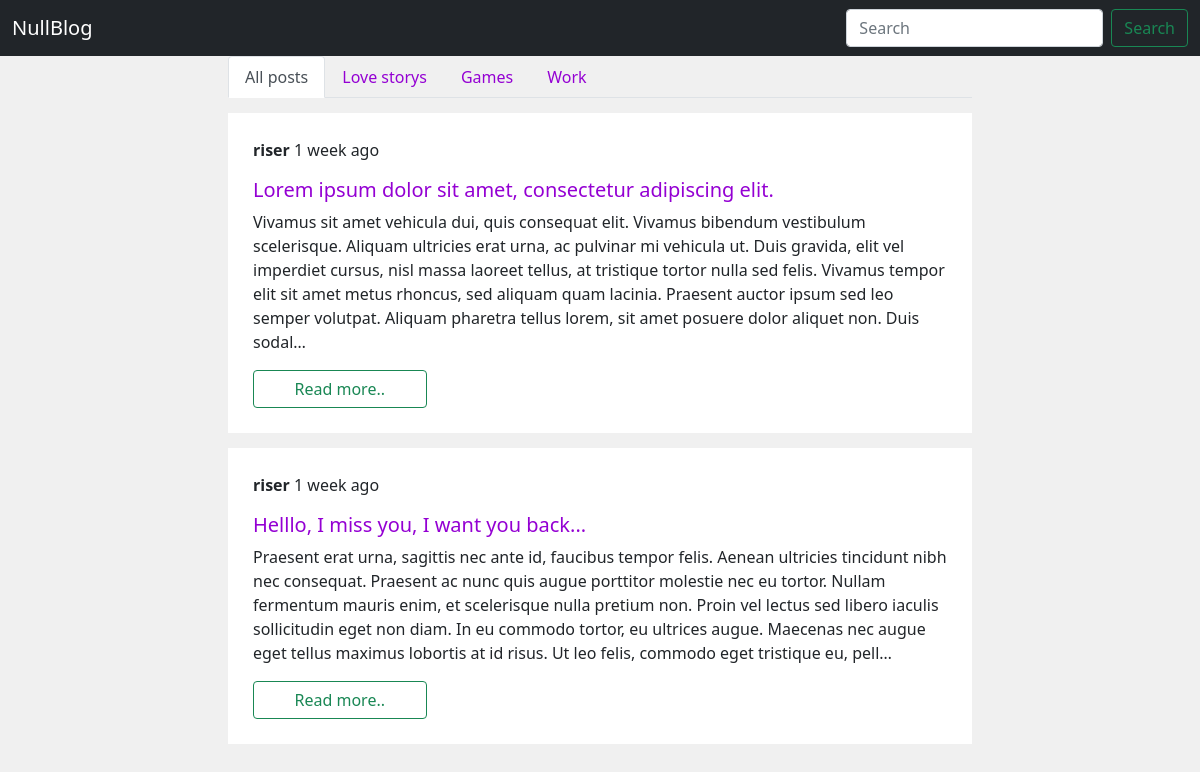
/, run on an earlier commit of the app's database.
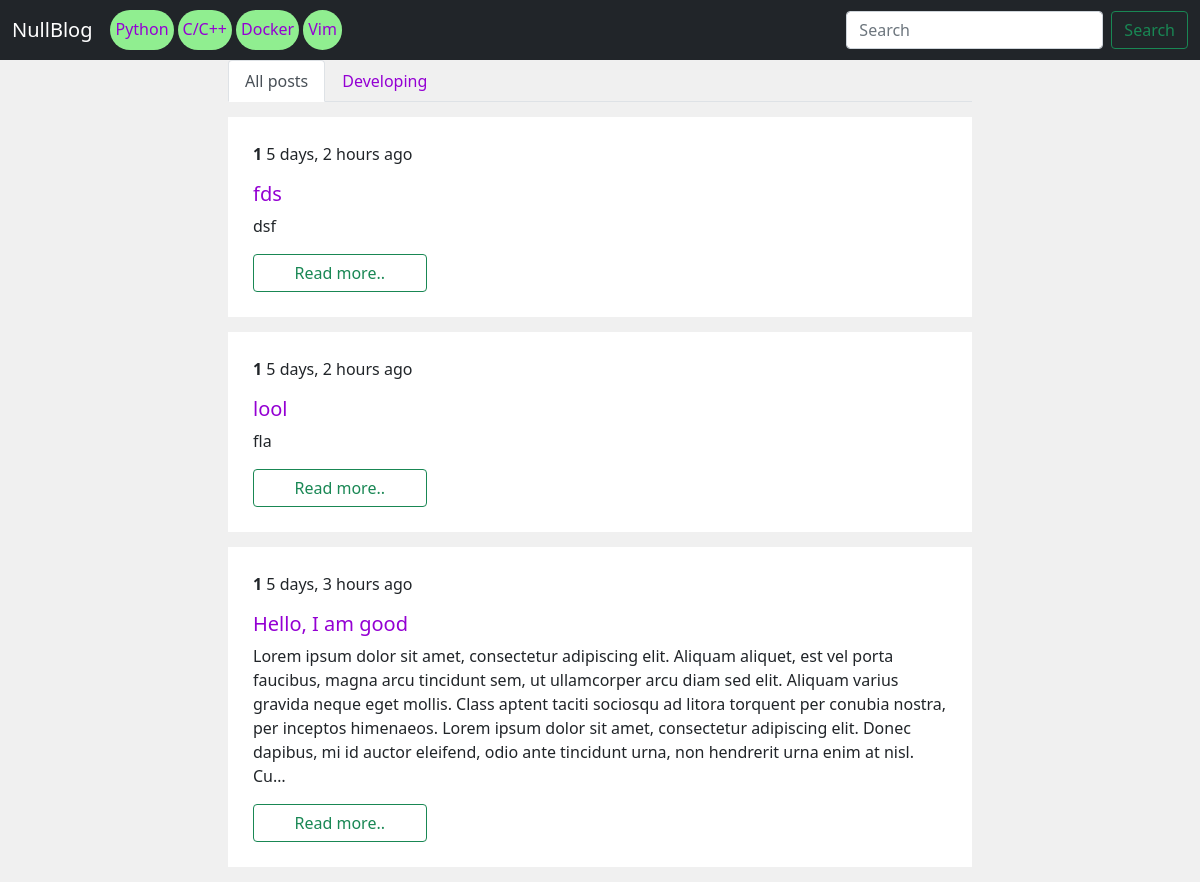
And on a later commit of the database.
### blog/models.py (models this page shows)
class Category(models.Model):
    name = models.CharField(max_length=100)
    slug = models.SlugField(max_length=100)
    def __str__(self):
        return self.name

class Post(models.Model):
    class NewManager(models.Manager):
        def get_queryset(self):
            return super().get_queryset().filter(status=Post.Status.PUBLISHED)
    class Status(models.TextChoices):
        DRAFT = 'draft'
        PUBLISHED = 'published'
    title = models.CharField(max_length=250)
    photo = models.ImageField(upload_to=user_directory_path, default='photos/default.png')
    category = models.ForeignKey(Category, on_delete=models.PROTECT, default=1)
    tags = models.ManyToManyField(Tag)
    slug = models.SlugField(max_length=250, unique_for_date='publish_date')
    publish_date = models.DateTimeField(default=timezone.now)
    author = models.ForeignKey(User, on_delete=models.CASCADE, related_name='blog_posts', default=User)
    content = models.TextField()
    status = models.CharField(max_length=10, choices=Status.choices, default=Status.DRAFT)
    objects = models.Manager()
    newmanager = NewManager()
    def get_absolute_url(self):
        return reverse('blog:post_single', args=[self.slug])
    class Meta:
        get_latest_by = ['publish_date']
        ordering = ['-publish_date']
    def __str__(self):
        return self.title

class Tag(models.Model):
    name = models.CharField(max_length=100)
    slug = models.SlugField(max_length=100)
    def __str__(self):
        return self.name

### blog/views.py (the view)
# urls.py: path('', views.home, name='homepage'),
def home(request):
    context = {
        'posts': models.Post.newmanager.all(),
        'categories': models.Category.objects.all(),
        'tags': models.Tag.objects.all()
    }
    return render(request, 'blog/home.html', context)

### blog/templates/blog/home.html (shortened to what this page needs)
{% extends 'base.html' %}
{% block content %}
    <div class="container">
        <div class="d-flex justify-content-center">
            <div class="col-md-8">
                <ul class="nav nav-tabs  sticky-top" style="background-color: #F0F0F0">
                    <li class="nav-item">
                        <a class="nav-link active" aria-current="page" href="{% url 'blog:homepage' %}">All posts</a>
                    </li>
                  {% for category in categories %}
                     <li class="nav-item">
                        <a class="nav-link" href="{% url 'blog:category' category.slug %}">{{ category }}</a>
                    </li>
                  {% endfor %}
                </ul>
                {% for post in posts %}
                    {% include 'inc/card.html' %}
                {% endfor %}
            </div>
            </div>
        </div>
{% endblock %}

### templates/inc/navbar.html (shortened to what this page needs)
<nav class="navbar navbar-expand-lg navbar-dark bg-dark">
  <div class="container-fluid">
    <a class="navbar-brand" href="{% url 'blog:homepage' %}">NullBlog</a>
    <div class="collapse navbar-collapse" id="navbarSupportedContent">
      <ul class="navbar-nav me-auto mb-2 mb-lg-0">
        {% for tag in tags %}
        <span style="text-size: 2px; height: 40px; border: 0px solid black; background-color: lightgreen; border-radius: 30px; margin: 2px; padding: 5px; padding-top: 7px;">
                        <a href="{% url 'blog:tag' tag.slug %}">{{ tag }}</a>
                    </span>
        {% endfor %}
      </ul>
      <form class="d-flex">
        <input class="form-control me-2" type="search" placeholder="Search" aria-label="Search">
        <button class="btn btn-outline-success" type="submit">Search</button>
      </form>
    </div>
  </div>
</nav>

### templates/inc/card.html
<div class="d-flex flex-column" style="background-color: white; padding: 25px; margin-top: 15px; margin-bottom: 15px;">
    <p><strong>{{ post.author }}</strong> {{ post.publish_date | timesince }} ago</p>
        <h5><a href="{{ post.get_absolute_url }}">{{ post | truncatechars:100}}</a></h5>
    <p>{{ post.content | truncatechars:450 }}</p>
    <a href="{% url 'blog:post_single' post.slug %}">
    <button type="button" class="btn btn-outline-success col-sm-3">Read more..</button>
    </a>
</div>

What changed in the data, as far as the page shows it:
removed Category: name "Love storys"
removed Category: name "Games"
removed Category: name "Work"
added Tag: name "Python"
added Tag: name "C/C++"
added Tag: name "Docker"
added Tag: name "Vim"
added Category: name "Developing"
added Post: author "1", publish_date "5 days, 2 hours", title "fds", content "dsf"
changed Post: author "riser" → "1"; publish_date "1 week" → "5 days, 2 hours"; title "Lorem ipsum dolor sit amet, consectetur adipiscing elit." → "lool"; content "Vivamus sit amet vehicula dui, quis consequat elit. Vivamus bibendum vestibulum scelerisque. Aliquam ultricies erat urna, ac pulvinar mi vehicula ut. Duis gravida, elit vel imperdiet cursus, nisl massa laoreet tellus, at tristique tortor nulla sed felis. Vivamus tempor elit sit amet metus rhoncus, sed aliquam quam lacinia. Praesent auctor ipsum sed leo semper volutpat. Aliquam pharetra tellus lorem, sit amet posuere dolor aliquet non. Duis sodal…" → "fla"
changed Post: author "riser" → "1"; publish_date "1 week" → "5 days, 3 hours"; title "Helllo, I miss you, I want you back..." → "Hello, I am good"; content "Praesent erat urna, sagittis nec ante id, faucibus tempor felis. Aenean ultricies tincidunt nibh nec consequat. Praesent ac nunc quis augue porttitor molestie nec eu tortor. Nullam fermentum mauris enim, et scelerisque nulla pretium non. Proin vel lectus sed libero iaculis sollicitudin eget non diam. In eu commodo tortor, eu ultrices augue. Maecenas nec augue eget tellus maximus lobortis at id risus. Ut leo felis, commodo eget tristique eu, pell…" → "Lorem ipsum dolor sit amet, consectetur adipiscing elit. Aliquam aliquet, est vel porta faucibus, magna arcu tincidunt sem, ut ullamcorper arcu diam sed elit. Aliquam varius gravida neque eget mollis. Class aptent taciti sociosqu ad litora torquent per conubia nostra, per inceptos himenaeos. Lorem ipsum dolor sit amet, consectetur adipiscing elit. Donec dapibus, mi id auctor eleifend, odio ante tincidunt urna, non hendrerit urna enim at nisl. Cu…"
